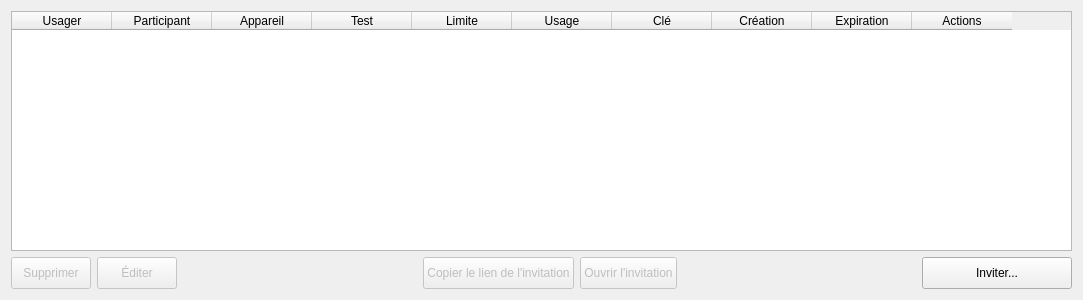
<?xml version="1.0" encoding="UTF-8"?>
<ui version="4.0">
 <class>TestInvitationsWidget</class>
 <widget class="QWidget" name="TestInvitationsWidget">
  <property name="geometry">
   <rect>
    <x>0</x>
    <y>0</y>
    <width>1083</width>
    <height>300</height>
   </rect>
  </property>
  <property name="windowTitle">
   <string>Form</string>
  </property>
  <layout class="QVBoxLayout" name="verticalLayout">
   <item>
    <widget class="QTableWidget" name="tableInvitations">
     <property name="sizePolicy">
      <sizepolicy hsizetype="Expanding" vsizetype="Preferred">
       <horstretch>0</horstretch>
       <verstretch>0</verstretch>
      </sizepolicy>
     </property>
     <property name="editTriggers">
      <set>QAbstractItemView::EditTrigger::NoEditTriggers</set>
     </property>
     <property name="selectionMode">
      <enum>QAbstractItemView::SelectionMode::ExtendedSelection</enum>
     </property>
     <property name="selectionBehavior">
      <enum>QAbstractItemView::SelectionBehavior::SelectRows</enum>
     </property>
     <property name="sortingEnabled">
      <bool>true</bool>
     </property>
     <attribute name="horizontalHeaderStretchLastSection">
      <bool>false</bool>
     </attribute>
     <column>
      <property name="text">
       <string>Usager</string>
      </property>
     </column>
     <column>
      <property name="text">
       <string>Participant</string>
      </property>
     </column>
     <column>
      <property name="text">
       <string>Appareil</string>
      </property>
     </column>
     <column>
      <property name="text">
       <string>Test</string>
      </property>
     </column>
     <column>
      <property name="text">
       <string>Limite</string>
      </property>
     </column>
     <column>
      <property name="text">
       <string>Usage</string>
      </property>
     </column>
     <column>
      <property name="text">
       <string>Clé</string>
      </property>
     </column>
     <column>
      <property name="text">
       <string>Création</string>
      </property>
     </column>
     <column>
      <property name="text">
       <string>Expiration</string>
      </property>
     </column>
     <column>
      <property name="text">
       <string>Actions</string>
      </property>
     </column>
    </widget>
   </item>
   <item>
    <layout class="QHBoxLayout" name="horizontalLayout">
     <item>
      <widget class="QPushButton" name="btnDeleteInvitation">
       <property name="enabled">
        <bool>false</bool>
       </property>
       <property name="minimumSize">
        <size>
         <width>0</width>
         <height>32</height>
        </size>
       </property>
       <property name="cursor">
        <cursorShape>PointingHandCursor</cursorShape>
       </property>
       <property name="text">
        <string>Supprimer</string>
       </property>
       <property name="icon">
        <iconset resource="../../resources/TeraClient.qrc">
         <normaloff>:/icons/delete_old.png</normaloff>:/icons/delete_old.png</iconset>
       </property>
       <property name="iconSize">
        <size>
         <width>24</width>
         <height>24</height>
        </size>
       </property>
      </widget>
     </item>
     <item>
      <widget class="QPushButton" name="btnEdit">
       <property name="enabled">
        <bool>false</bool>
       </property>
       <property name="minimumSize">
        <size>
         <width>0</width>
         <height>32</height>
        </size>
       </property>
       <property name="cursor">
        <cursorShape>PointingHandCursor</cursorShape>
       </property>
       <property name="text">
        <string>Éditer</string>
       </property>
       <property name="icon">
        <iconset resource="../../resources/TeraClient.qrc">
         <normaloff>:/icons/edit.png</normaloff>:/icons/edit.png</iconset>
       </property>
       <property name="iconSize">
        <size>
         <width>24</width>
         <height>24</height>
        </size>
       </property>
      </widget>
     </item>
     <item>
      <spacer name="horizontalSpacer_2">
       <property name="orientation">
        <enum>Qt::Orientation::Horizontal</enum>
       </property>
       <property name="sizeHint" stdset="0">
        <size>
         <width>40</width>
         <height>20</height>
        </size>
       </property>
      </spacer>
     </item>
     <item>
      <widget class="QPushButton" name="btnCopyLink">
       <property name="enabled">
        <bool>false</bool>
       </property>
       <property name="minimumSize">
        <size>
         <width>0</width>
         <height>32</height>
        </size>
       </property>
       <property name="cursor">
        <cursorShape>PointingHandCursor</cursorShape>
       </property>
       <property name="text">
        <string>Copier le lien de l'invitation</string>
       </property>
       <property name="icon">
        <iconset resource="../../resources/TeraClient.qrc">
         <normaloff>:/icons/copy.png</normaloff>:/icons/copy.png</iconset>
       </property>
       <property name="iconSize">
        <size>
         <width>24</width>
         <height>24</height>
        </size>
       </property>
      </widget>
     </item>
     <item>
      <widget class="QPushButton" name="btnOpen">
       <property name="enabled">
        <bool>false</bool>
       </property>
       <property name="minimumSize">
        <size>
         <width>0</width>
         <height>32</height>
        </size>
       </property>
       <property name="cursor">
        <cursorShape>PointingHandCursor</cursorShape>
       </property>
       <property name="text">
        <string>Ouvrir l'invitation</string>
       </property>
       <property name="icon">
        <iconset resource="../../resources/TeraClient.qrc">
         <normaloff>:/icons/search.png</normaloff>:/icons/search.png</iconset>
       </property>
       <property name="iconSize">
        <size>
         <width>24</width>
         <height>24</height>
        </size>
       </property>
      </widget>
     </item>
     <item>
      <spacer name="horizontalSpacer">
       <property name="orientation">
        <enum>Qt::Orientation::Horizontal</enum>
       </property>
       <property name="sizeHint" stdset="0">
        <size>
         <width>40</width>
         <height>20</height>
        </size>
       </property>
      </spacer>
     </item>
     <item>
      <widget class="QPushButton" name="btnInvite">
       <property name="minimumSize">
        <size>
         <width>150</width>
         <height>32</height>
        </size>
       </property>
       <property name="cursor">
        <cursorShape>PointingHandCursor</cursorShape>
       </property>
       <property name="text">
        <string>Inviter...</string>
       </property>
       <property name="icon">
        <iconset resource="../../resources/TeraClient.qrc">
         <normaloff>:/icons/new.png</normaloff>:/icons/new.png</iconset>
       </property>
       <property name="iconSize">
        <size>
         <width>24</width>
         <height>24</height>
        </size>
       </property>
      </widget>
     </item>
    </layout>
   </item>
  </layout>
 </widget>
 <resources>
  <include location="../../resources/TeraClient.qrc"/>
 </resources>
 <connections/>
</ui>
